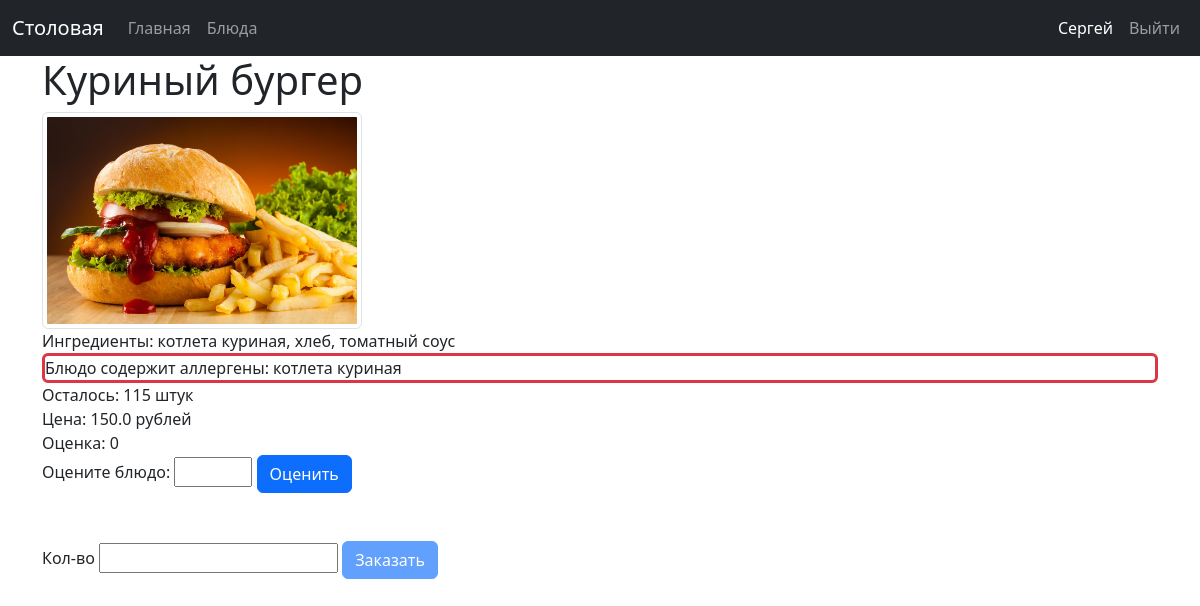
The app's page /menu/dish/2 (signed in) with its own data.
### data/users.py (models this page shows, shortened)
class User(SqlAlchemyBase, UserMixin):
    __tablename__ = 'users'
    id = Column(Integer, primary_key=True, autoincrement=True)
    surname = Column(String, nullable=True)
    name = Column(String, nullable=True)
    patronymic = Column(String, nullable=True)
    email = Column(String, index=True, unique=True, nullable=True)
    hashed_password = Column(String, nullable=True)
    role = Column(Integer, ForeignKey("roles.id"))
    money = Column(Float, nullable=True)
    subscription_end = Column(DateTime, nullable=True)
    roles = relationship("Role", back_populates="users")
    requests = relationship("Request")
    ratings_log = relationship("RatingLog")
    prefs_log = relationship("PreferenceLog")

### data/dishes.py (models this page shows)
class Dish(SqlAlchemyBase):
    __tablename__ = 'dishes'
    id = Column(Integer, primary_key=True, autoincrement=True)
    name = Column(String, nullable=True)
    price = Column(Float, nullable=True)
    quantity = Column(Integer, nullable=True)
    image = Column(String, nullable=True)
    description = Column(String, nullable=True)
    timesbought = Column(Integer, nullable=True)
    requests = relationship("Request")
    ingridients_log = relationship("IngridientLog")
    ratings_log = relationship("RatingLog")

### data/ingridients.py (models this page shows)
class Ingridient(SqlAlchemyBase):
    __tablename__ = 'ingridients'
    id = Column(Integer, primary_key=True, autoincrement=True)
    name = Column(String, nullable=True)
    ingridients_log = relationship("IngridientLog")
    prefs_log = relationship("PreferenceLog")

### server.py (the view)
@app.route('/menu/dish/<int:dish_id>', methods=['GET'])
@login_required
def dish(dish_id):
    db_sess = db_session.create_session()
    if db_sess.get(Role, current_user.id).role != "ученик":
        abort(403)
    db_dish = db_sess.get(Dish, dish_id)
    ingridients = []
    ingridient_logs = db_sess.query(IngridientLog).filter(IngridientLog.dish_id == db_dish.id).all()
    for log in ingridient_logs:
        ingridients.append(db_sess.query(Ingridient).filter(Ingridient.id == log.ingridient_id).first().name)
    prefs = db_sess.query(PreferenceLog).filter(PreferenceLog.student_id == current_user.id).filter(PreferenceLog.is_liked == True).all()
    prefs = [db_sess.get(Ingridient, x.ingridient).name for x in prefs]
    prefs = list(set(prefs) & set(ingridients))
    alers = db_sess.query(PreferenceLog).filter(PreferenceLog.student_id == current_user.id).filter(PreferenceLog.is_liked == False).all()
    alers = [db_sess.get(Ingridient, x.ingridient).name for x in alers]
    alers = list(set(alers) & set(ingridients))
    ratearr = db_sess.query(RatingLog).filter(RatingLog.dish_id == dish_id).all()
    userRate = db_sess.query(RatingLog).filter(RatingLog.dish_id == dish_id).filter(RatingLog.student_id == current_user.id).first()
    if userRate != None:
        userRate = userRate.rate
    if ratearr == []:
        rate = 0
    else:
        rate = sum([x.rate for x in ratearr]) / len(ratearr)
    return render_template("dish.html", dish=db_dish, ingridients=", ".join(ingridients), prefs=", ".join(prefs), alers=", ".join(alers), rate = rate, userRate=userRate)

### data/db_session.py (called while the page is built)
def create_session() -> Session:
    global __factory
    return __factory()

### server.py (called while the page is built)
@login_manager.user_loader
def load_user(user_id):
    db_sess = db_session.create_session()
    return db_sess.get(User, user_id)

@app.template_filter('get_role')
def role_filter(user):
    db_sess = db_session.create_session()
    role = db_sess.get(Role, user.role).role
    return role

### templates/dish.html (shortened to what this page needs)
{% extends "base.html" %}
{% block content %}
<div class="d-flex flex-column">
    <h1>{{dish.name}}</h1>
    <img src="/static/img/{{dish.image}}" class="img-thumbnail" style='max-width:20em; max-height:40em; width: auto; height: auto;' alt="Фото {{dish.image}}">
    <div>Ингредиенты: {{ ingridients }}</div>
    {% if prefs == "" and alers == "" %}
    <div>Блюдо не содержит аллергенов</div>
    {% elif alers != "" %}
    <div class="border border-danger border-3 rounded">Блюдо содержит аллергены: {{alers}}</div>
    {% elif prefs != "" %}
    <div class="border border-success border-3 rounded">Блюдо содержит любимые ингридиенты: {{prefs}}</div>
    {% endif %}
    <div>Осталось: {{dish.quantity}} штук</div>
    <div>Цена: {{dish.price}} рублей</div>
    <div>Оценка: {{rate}}</div>
    <form method="POST" action="/menu/dish/{{ dish.id }}/rate">
        <label for="rating">
            Оцените блюдо:
            <input type="number" id="rating" name="rating" min="1", max="5"/>
            <button type="submit" class="btn btn-primary">Оценить</button>
        </label>
    </form>
    <form method="POST" action="/menu/dish/{{ dish.id }}/buy" class="mt-5">
        <label for="quantity">
            Кол-во
            <input type="number" id="quantity" name="quantity" min="1"/>
            {% if alers != "" %}
            <button type="submit" class="btn btn-primary" disabled>Заказать</button>
            {% else %}
            <button type="submit" class="btn btn-primary">Заказать</button>
            {% endif %}
        </label>
    </form>
    </div>
{% endblock %}

### templates/base.html (shortened to what this page needs)
<!DOCTYPE html>
<html lang="en">
<head>
    <link href="https://cdn.jsdelivr.net/npm/bootstrap@5.3.8/dist/css/bootstrap.min.css"
        rel="stylesheet"
>
</head>
<body>
<header>
    <nav class="navbar navbar-expand-lg navbar-dark bg-dark" data-bs-theme="dark">
        <div class="container-fluid">
            <div class="navbar-brand">Столовая</div>
            <div class="collapse navbar-collapse" id="navbarContent">
                <ul class="navbar-nav me-auto mb-2 mb-lg-0">
                    <li class="nav-item">
                        <a class="nav-link" href="/">Главная</a>
                    </li>
                    {% if current_user.is_authenticated %}
                    <li class="nav-item">
                        <a class="nav-link" href="/menu">Блюда</a>
                    </li>
                    {% endif %}
                </ul>
                <ul class="navbar-nav mb-2 mb-lg-0">
                    {% if current_user.is_authenticated %}
                    <li class="nav-item">
                        <div class="nav-link active">{{ current_user.name }}</div>
                    </li>
                    <li class="nav-item">
                        <a class="nav-link" href="/logout">Выйти</a>
                    </li>
                    {% endif %}
                </ul>
            </div>
        </div>
    </nav>
</header>
<main role="main" class="container">
    {% block content %}{% endblock %}
</main>
</body>
</html>

### records on screen
User: name "Сергей"
Dish: name "Куриный бургер", image (picture), quantity "115", price "150.0"
Ingridient: name "котлета куриная"

### other values on screen
{{ ingridients }} "котлета куриная, хлеб, томатный соус"
{{ rate }} "0"
